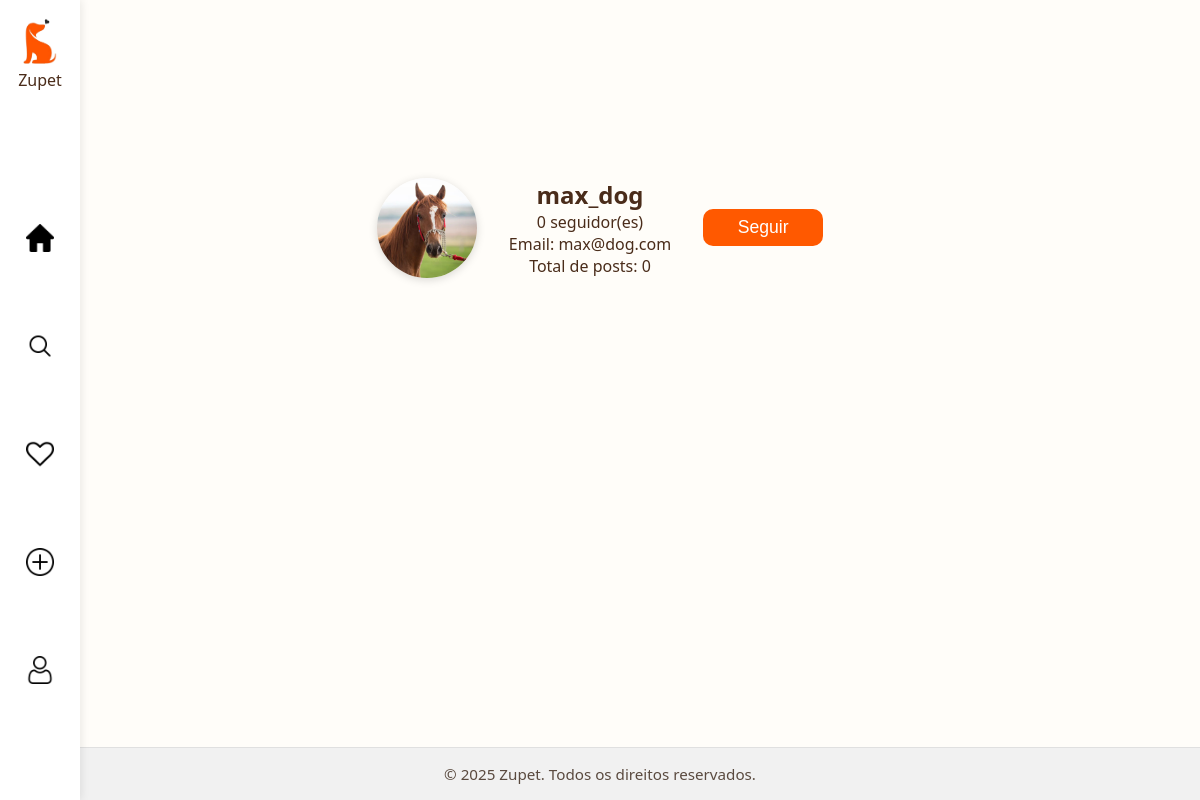
The app's page /perfil/max_dog (signed in) with its own data.
### Dogram/models.py (models this page shows)
class User(database.Model, UserMixin):
    id = database.Column(database.Integer, primary_key=True)
    username = database.Column(database.String, nullable=False)
    email = database.Column(database.String, nullable=False, unique=True)
    password = database.Column(database.String, nullable=False)
    profile_pic = database.Column(database.String, nullable=False, default='default.jpg')
    story = database.Column(database.Boolean)
    favorites = database.relationship(
        'Post', secondary=favorites,
        backref='favorited_by', lazy='dynamic'
    )
    seguindo = database.relationship(
        'User', secondary=seguidores,
        primaryjoin=(seguidores.c.seguidor_id == id),
        secondaryjoin=(seguidores.c.seguido_id == id),
        backref=database.backref('seguidores', lazy='dynamic'),
        lazy='dynamic'
    )
    comments = database.relationship('Comment', backref='user', lazy=True)

### Dogram/routes.py (the view)
@app.route("/perfil/<string:username>")
def perfil(username):
    usuario = User.query.filter_by(username=username).first_or_404()
    posts = Post.query.filter_by(user=usuario).order_by(Post.date_posted.desc()).all()
    return render_template("profile.html", usuario=usuario, posts=posts)

### Dogram/models.py (called while the page is built)
@login_manager.user_loader
def load_user(user_id):
    return User.query.get(int(user_id))

### Dogram/templates/profile.html (shortened to what this page needs)
{% extends "model.html" %}
{% block links %}
    <link rel="stylesheet" href="{{ url_for('static', filename='styles/general/header.css') }}">
    <link rel="stylesheet" href="{{ url_for('static', filename='styles/profile/profile.css') }}">
{% endblock %}
{% block body %}
<header>
    {% include "navbar.html" %}
</header>
<main>
    <section class="perfil">
        <img src="{{ url_for('static', filename='assets/profile/' ~ (usuario.profile_pic if usuario.profile_pic else 'default.jpg')) }}" class="avatar" alt="Avatar de {{ usuario.username }}">
        <div class="t1">
            <h1>{{ usuario.username }}</h1>
            <p><span class="likes-count" id="contador-seguidores">{{ usuario.seguidores.count() }}</span> seguidor(es)</p>
            <p>Email: {{ usuario.email }}</p>
            <p>Total de posts: {{ posts | length }}</p>
        </div>
        {% if current_user.is_authenticated and current_user.id != usuario.id %}
        <div class="profile-actions">
            <button class="seguir-btn" data-profile-id="{{ usuario.id }}">
                {% if usuario in current_user.seguindo %}
                    Deixar de seguir
                {% else %}
                    Seguir
                {% endif %}
            </button>
        </div>
        {% endif %}
    </section>
    <section class="posts">
    </section>
</main>
{% endblock %}

### Dogram/static/styles/css/footer.css (style rules this page uses)
* { margin: 0; padding: 0; box-sizing: border-box; }
html, body { height: 100%; font-family: 'Segoe UI', Tahoma, Geneva, Verdana, sans-serif; background-color: #fffdf9; color: #4a2c1a; }
body { display: flex; flex-direction: column; min-height: 100vh; }
main { flex: 1; padding: 2rem; }

### Dogram/static/styles/general/header.css (style rules this page uses)
* { margin: 0; padding: 0; box-sizing: border-box; }

### Dogram/static/styles/profile/profile.css (style rules this page uses)
* { margin: 0; padding: 0; box-sizing: border-box; }
main { max-width: 1200px; margin: 2rem auto; padding: 0 1rem; display: grid; grid-template-columns: 1fr; gap: 2rem; }
.perfil { display: flex; align-items: center; justify-content: center; gap: 2rem; padding: 1rem 0; flex-wrap: wrap; text-align: center; }
.perfil img { width: 100px; height: 100px; border-radius: 50%; object-fit: cover; box-shadow: 0 2px 8px rgba(0,0,0,0.15); }
.perfil button { background-color: #ff5900; color: white; font-size: 1.1rem; padding: 0.5rem 1.2rem; border: none; border-radius: 10px; cursor: pointer; transition: background-color 0.3s ease, color 0.3s ease; min-width: 120px; }
.posts { display: grid; gap: 3rem; grid-template-columns: 1fr; }
@media (min-width: 910px) { .posts:not(.profile-posts) { grid-template-columns: repeat(2, minmax(350px, 1fr)); } }

### records on screen
User: profile_pic (picture), username "max_dog", email "max@dog.com"

### other values on screen
{{ usuario.seguidores.count() }} "0"
{{ posts | length }} "0"
